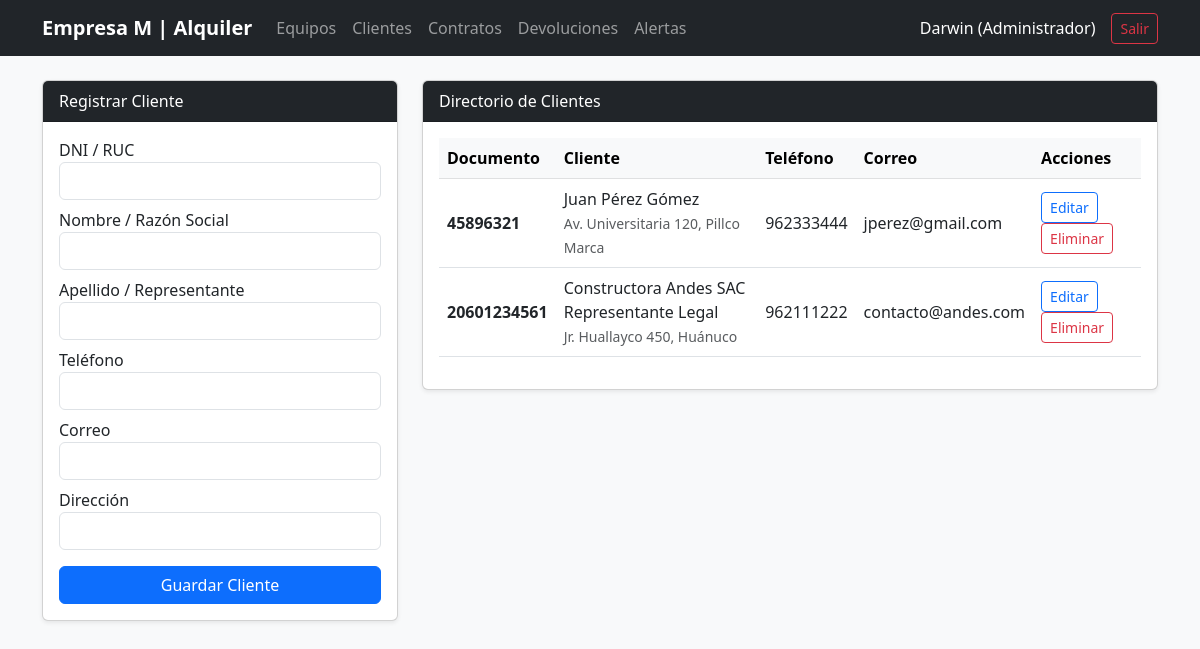
Screenshot of /index.php?action=clientes (signed in) with the database file from the repository.
### tables this page shows
CREATE TABLE cliente (
    id_cliente INT AUTO_INCREMENT PRIMARY KEY,
    documento VARCHAR(20) NOT NULL UNIQUE,
    nombre VARCHAR(100) NOT NULL,
    apellido VARCHAR(100) NOT NULL,
    telefono VARCHAR(20),
    correo VARCHAR(120),
    direccion VARCHAR(200)
);

### controllers/ClienteController.php (called while the page is built, shortened)
<?php
require_once __DIR__ . '/../models/Cliente.php';
class ClienteController {
    public function index() {
        $clienteModel = new Cliente();
        $clienteEditar = isset($_GET['editar']) ? $clienteModel->obtenerPorId($_GET['editar']) : null;
        $clientes = $clienteModel->listar();
        require __DIR__ . '/../views/layout/header.php';
        require __DIR__ . '/../views/clientes/index.php';
        require __DIR__ . '/../views/layout/footer.php';
    }
}

### config/Conexion.php (called while the page is built)
<?php
class Conexion {
    private static $host = "localhost";
    private static $db = "bd_alquiler_maquinaria";
    private static $user = "root";
    private static $pass = "";
    public static function conectar() {
        try {
            $dsn = "mysql:host=" . self::$host . ";dbname=" . self::$db . ";charset=utf8mb4";
            $pdo = new PDO($dsn, self::$user, self::$pass);
            $pdo->setAttribute(PDO::ATTR_ERRMODE, PDO::ERRMODE_EXCEPTION);
            $pdo->setAttribute(PDO::ATTR_DEFAULT_FETCH_MODE, PDO::FETCH_ASSOC);
            return $pdo;
        } catch (PDOException $e) {
            die("Error de conexión: " . $e->getMessage());
        }
    }
}

### models/Cliente.php (called while the page is built, shortened)
<?php
require_once __DIR__ . '/../config/Conexion.php';
class Cliente {
    private $pdo;
    public function __construct() { $this->pdo = Conexion::conectar(); }
    public function listar() {
        return $this->pdo->query("SELECT * FROM cliente ORDER BY id_cliente DESC")->fetchAll();
    }
}

### views/clientes/index.php (the view, shortened to what this page needs)
<div class="row">
    <div class="col-md-4">
        <div class="card shadow-sm">
            <div class="card-header bg-dark text-white">
                <?= $clienteEditar ? 'Editar Cliente' : 'Registrar Cliente' ?>
            </div>
            <div class="card-body">
                <form method="POST" action="index.php?action=clientes">
                    <div class="mb-2">
                        <label>DNI / RUC</label>
                        <input type="text" name="documento" class="form-control" required value="<?= htmlspecialchars($clienteEditar['documento'] ?? '') ?>">
                    </div>
                    <div class="mb-2">
                        <label>Nombre / Razón Social</label>
                        <input type="text" name="nombre" class="form-control" required value="<?= htmlspecialchars($clienteEditar['nombre'] ?? '') ?>">
                    </div>
                    <div class="mb-2">
                        <label>Apellido / Representante</label>
                        <input type="text" name="apellido" class="form-control" required value="<?= htmlspecialchars($clienteEditar['apellido'] ?? '') ?>">
                    </div>
                    <div class="mb-2">
                        <label>Teléfono</label>
                        <input type="text" name="telefono" class="form-control" value="<?= htmlspecialchars($clienteEditar['telefono'] ?? '') ?>">
                    </div>
                    <div class="mb-2">
                        <label>Correo</label>
                        <input type="email" name="correo" class="form-control" value="<?= htmlspecialchars($clienteEditar['correo'] ?? '') ?>">
                    </div>
                    <div class="mb-3">
                        <label>Dirección</label>
                        <input type="text" name="direccion" class="form-control" value="<?= htmlspecialchars($clienteEditar['direccion'] ?? '') ?>">
                    </div>
                    <button type="submit" class="btn btn-primary w-100">Guardar Cliente</button>
                </form>
            </div>
        </div>
    </div>
    <div class="col-md-8">
        <div class="card shadow-sm">
            <div class="card-header bg-dark text-white">Directorio de Clientes</div>
            <div class="card-body table-responsive">
                <table class="table table-hover align-middle">
                    <thead class="table-light">
                        <tr>
                            <th>Documento</th>
                            <th>Cliente</th>
                            <th>Teléfono</th>
                            <th>Correo</th>
                            <th>Acciones</th>
                        </tr>
                    </thead>
                    <tbody>
                        <?php foreach ($clientes as $cli): ?>
                        <tr>
                            <td><strong><?= htmlspecialchars($cli['documento']) ?></strong></td>
                            <td><?= htmlspecialchars($cli['nombre'] . ' ' . $cli['apellido']) ?><br><small class="text-muted"><?= htmlspecialchars($cli['direccion']) ?></small></td>
                            <td><?= htmlspecialchars($cli['telefono']) ?></td>
                            <td><?= htmlspecialchars($cli['correo']) ?></td>
                            <td>
                                <a href="index.php?action=clientes&editar=<?= $cli['id_cliente'] ?>" class="btn btn-sm btn-outline-primary">Editar</a>
                                <a href="index.php?action=clientes&eliminar=<?= $cli['id_cliente'] ?>" class="btn btn-sm btn-outline-danger" onclick="return confirm('¿Eliminar cliente?')">Eliminar</a>
                            </td>
                        </tr>
                        <?php endforeach; ?>
                    </tbody>
                </table>
            </div>
        </div>
    </div>
</div>

### rows the page displays
cliente: documento "45896321", nombre+apellido "Juan Pérez Gómez", direccion "Av. Universitaria 120, Pillco Marca", telefono "962333444", correo "jperez@gmail.com"
cliente: documento "20601234561", nombre+apellido "Constructora Andes SAC Representante Legal", direccion "Jr. Huallayco 450, Huánuco", telefono "962111222", correo "contacto@andes.com"

### other values shown
$_SESSION['usuario']['nombre'] "Darwin"
$_SESSION['usuario']['rol'] "Administrador"
